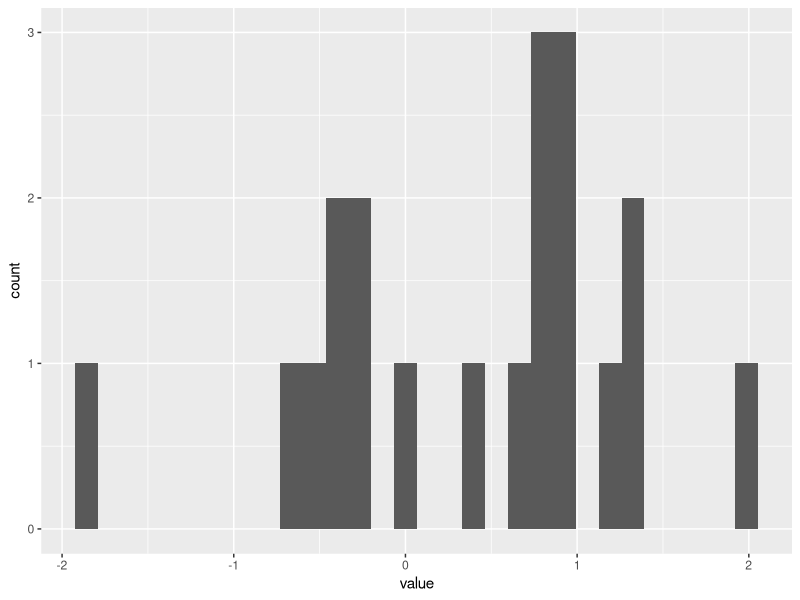
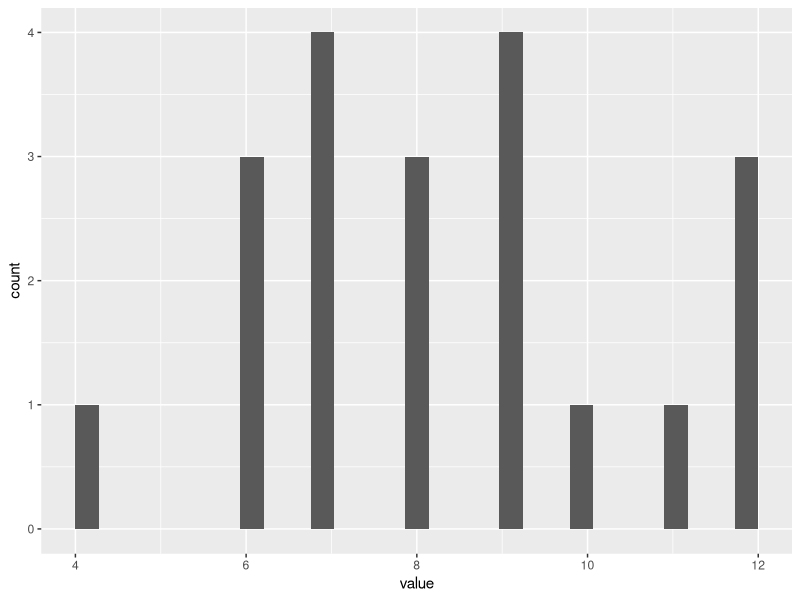
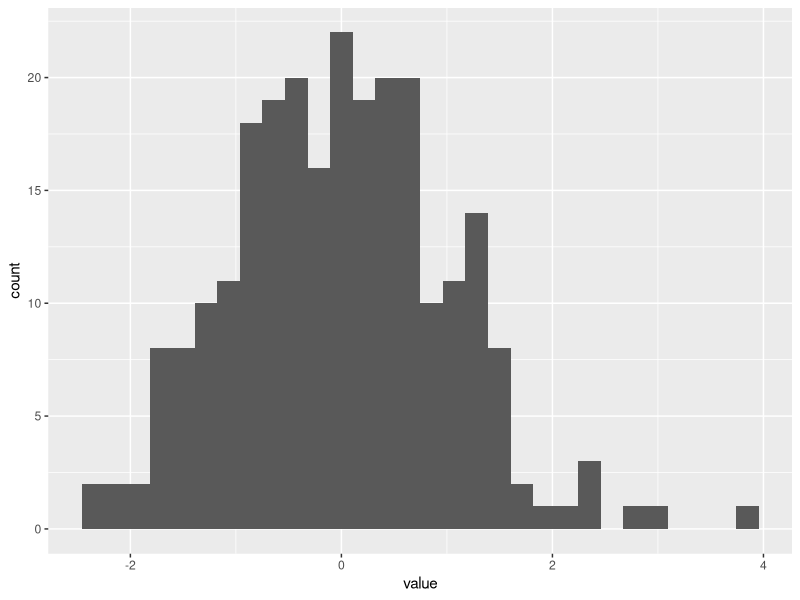
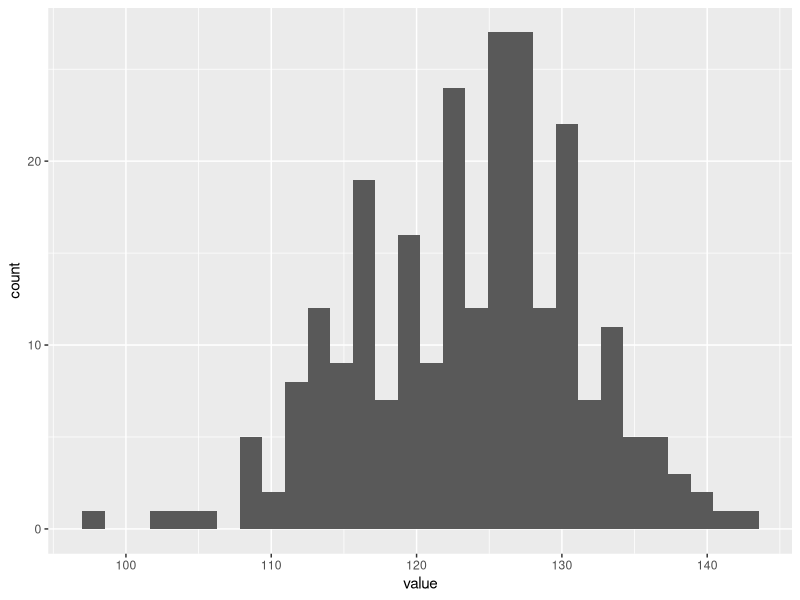
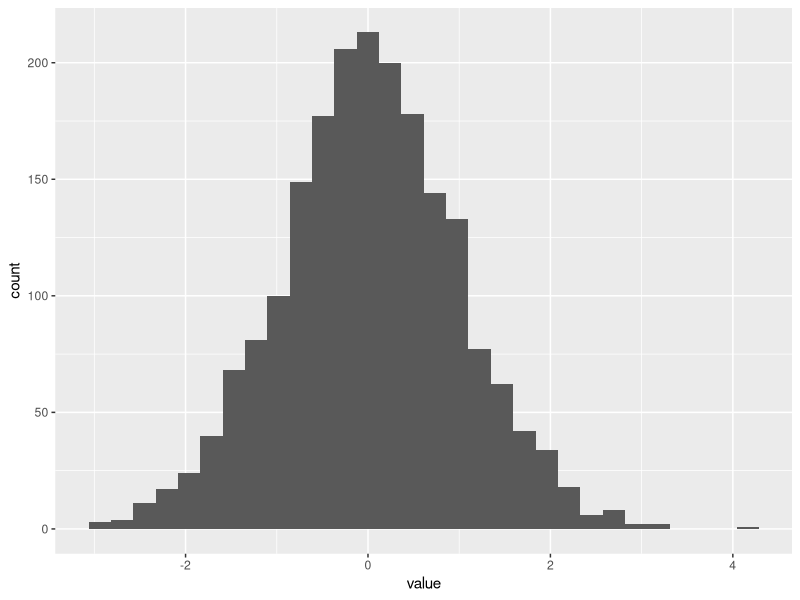
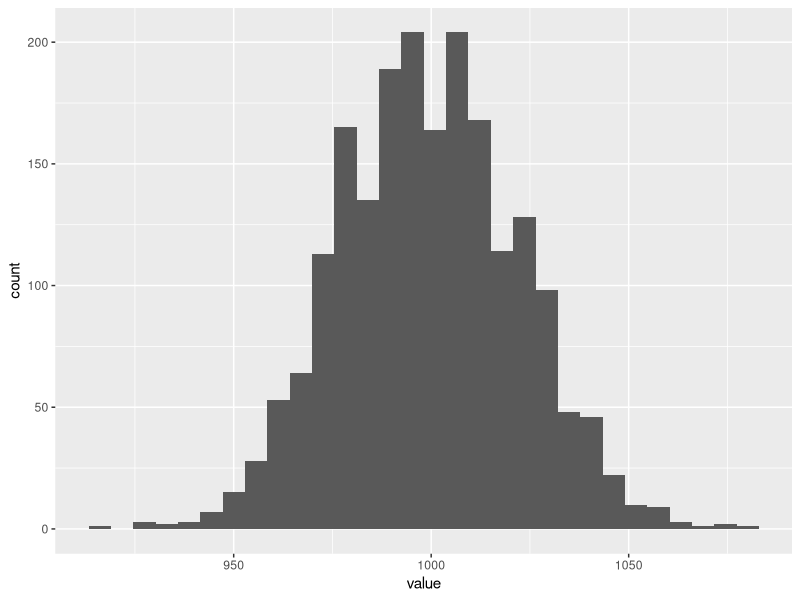

Here is the R script that generated these plots, in order:
## ---- chunk 1
library(ggplot2)

#start with small n
d1 <- data.frame(value=rnorm(20))
small_norm <- ggplot(d1, aes(x=value)) + geom_histogram()
print(small_norm)
## ---- chunk 2
d2 <- data.frame(value=rbinom(20, 20, 0.5))
small_binom <- ggplot(d2, aes(x=value)) + geom_histogram()
print(small_binom)
## ---- chunk 3
d3 <- data.frame(value=rnorm(250))
mod_norm <- ggplot(d3, aes(x=value)) + geom_histogram()
print(mod_norm)
## ---- chunk 4
d4 <- data.frame(value=rbinom(250, 250, 0.5))
mod_binom <- ggplot(d4, aes(x=value)) + geom_histogram()
print(mod_binom)
## ---- chunk 5
d5 <- data.frame(value=rnorm(2000))
large_norm <- ggplot(d5, aes(x=value)) + geom_histogram()
print(large_norm)
## ---- chunk 6
d6 <- data.frame(value=rbinom(2000, 2000, 0.5))
large_binom <- ggplot(d6, aes(x=value)) + geom_histogram()
print(large_binom)
